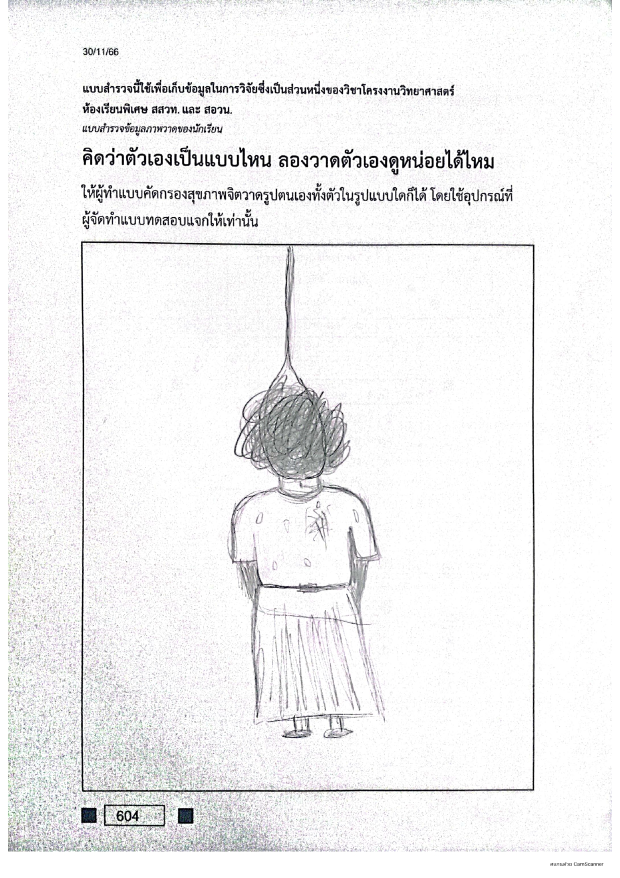
#> input picture 604_page-0001.jpg, 1240 x 1755 px, given in place of 2-5-drawing_page-0012.jpg, which was not available (shown at 1/2 size)
$ jupyter execute --allow-errors detect-test.ipynb
#> lines starting #> are read from the running program, lines starting #| are printed output that depends on the picture; after the words box and inside, x2 and y2 are one past the last pixel; in counts of white or black regions, pixels touching at a corner belong together; pictures that were not available may be replaced by others from this repository, and a replacement may not be noted
[cell 1]
import cv2
from matplotlib import pyplot as plt
import numpy as np
import imutils
import easyocr
from pathlib import Path
import pandas as pd
import os

[cell 2]
folder = Path(r"C:\Users\Acer\Documents\เอกสาร\GitHub\Sci-project-m5\Unprocessed-data\Saperate-part-img\No-depressed-head")
#> (the rest of this cell did not finish here and is left out)

#> (a cell that did not finish here is left out)

[cell 4]
path = r"C:\Users\Acer\Documents\เอกสาร\GitHub\Sci-project-m5\data\2-5\2-5-drawing_page-0012.jpg"

[cell 5]
img = cv2.imread(path, cv2.IMREAD_COLOR)
#> img is the input picture: shape (1755, 1240, 3); mean B, G, R 241.1, 240.6, 240.7
img = cv2.resize(img , (224, 224))
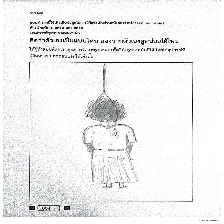
#> img: shape (224, 224, 3); mean B, G, R 241.1, 240.6, 240.7
print(img)
#> (printed output is left out)

[cell 6]
def cropped(img):
    gray = cv2.cvtColor(img, cv2.COLOR_BGR2GRAY)
    bfilter = cv2.bilateralFilter(gray, 15, 20, 20)
    edged = cv2.Canny(bfilter, 30, 200)
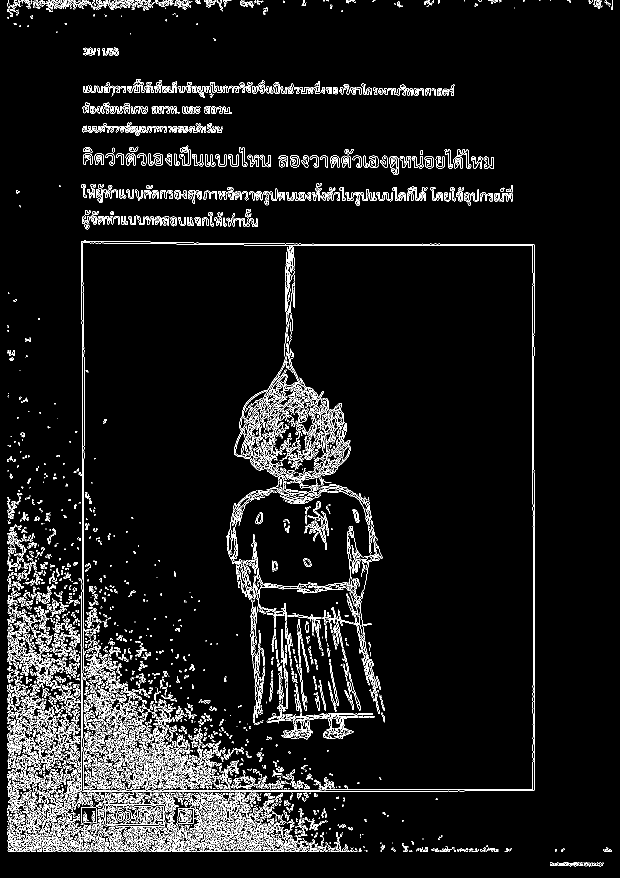
#> edged: shape (1755, 1240) (shown at 1/2 size); 6.2% white in thin lines or dots

    keypoint = cv2.findContours(edged.copy(), cv2.RETR_TREE, cv2.CHAIN_APPROX_SIMPLE)
#> keypoint = 8902 contours, 7688 with area under 20; largest, box (x1, y1, x2, y2) and area: (153, 480, 1070, 1586) 991108, (165, 485, 1067, 1581) 979766, (162, 482, 1070, 1585) 11223, (210, 1611, 328, 1651) 4333, (210, 1611, 328, 1651) 4298
    contours = imutils.grab_contours(keypoint)
#> contours has the same summary as keypoint
    contours = sorted(contours, key=cv2.contourArea, reverse=True)[:10]
#> contours = 10 contours; largest, box (x1, y1, x2, y2) and area: (153, 480, 1070, 1586) 991108, (165, 485, 1067, 1581) 979766, (162, 482, 1070, 1585) 11223, (210, 1611, 328, 1651) 4333, (210, 1611, 328, 1651) 4298

    mask = np.zeros(gray.shape, np.uint8)
    location = None

    for contour in contours:
        # print(i)
        approx = cv2.approxPolyDP(contour, 10, True)
        if len(approx) == 4:
            max_x = max(approx[:,:,1])
            min_x = min(approx[:,:,1])
            max_y = max(approx[:,:,0])
            min_y = min(approx[:,:,0])

            x_lenght = max_x-min_x
            y_lenght = max_y-min_y

            if x_lenght > 500 and y_lenght > 500:
                location = approx
                break
#> this loop made 1 pass
#> (max_x, min_x, max_y, min_y, x_lenght, y_lenght, location) on pass 1: ([1581], [483], [1068], [162], [1098], [906], [[162, 483], [163, 1581], [1068, 1580], [1068, 489]])

    if location is not None:
        new_image = cv2.drawContours(mask, [location], 0, 255, -1)
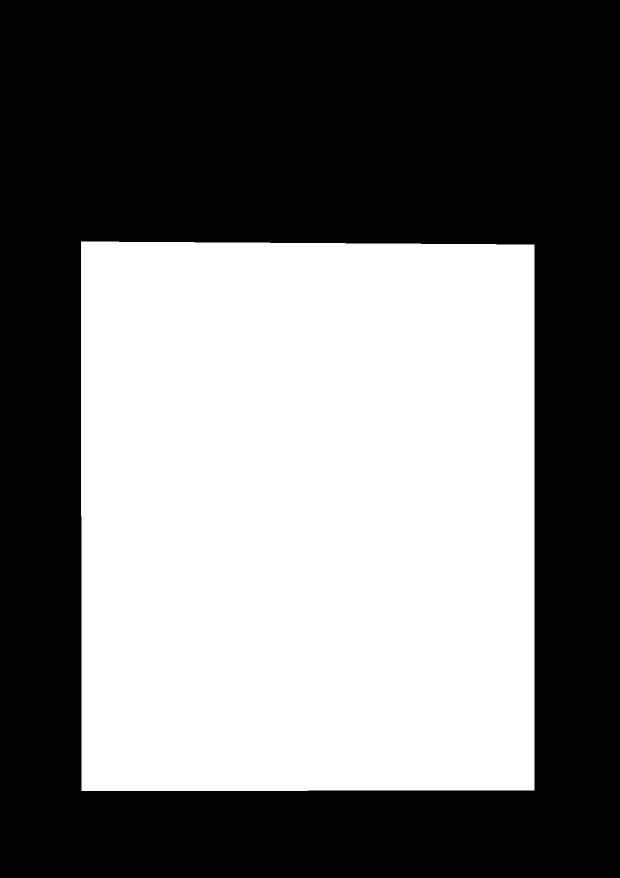
#> new_image: shape (1755, 1240) (shown at 1/2 size); 45.6% white; 1 white region, box (x1, y1, x2, y2) and area: (162, 483, 1069, 1582) 993070
        new_image = cv2.bitwise_and(img, img, mask=mask)
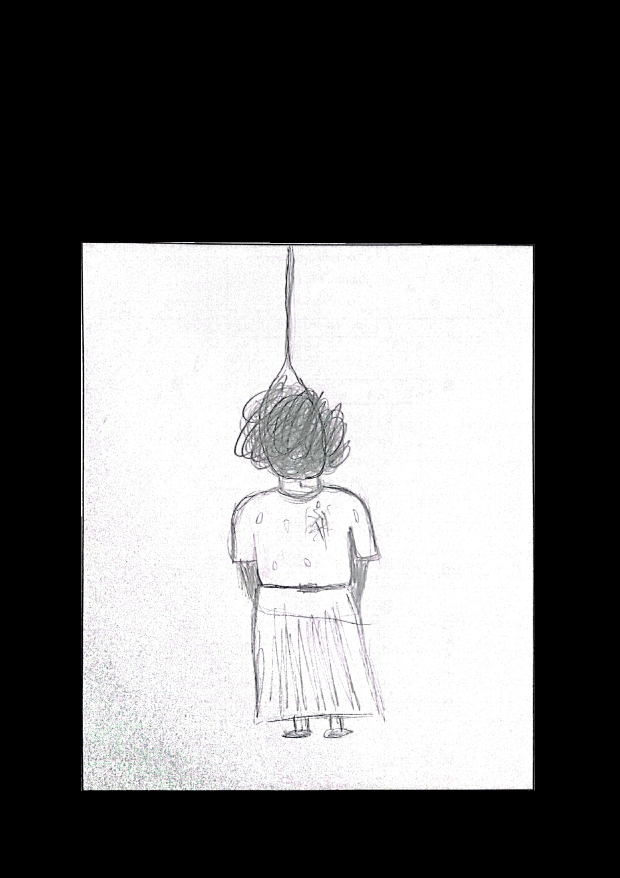
#> new_image: shape (1755, 1240, 3) (shown at 1/2 size); mean B, G, R 110, 109.8, 109.9

        (x, y) = np.where(mask==255)
        (x1, y1) = (np.min(x), np.min(y))
#> x1 = 483; y1 = 162
        (x2, y2) = (np.max(x), np.max(y))
#> x2 = 1581; y2 = 1068
        cropped_image = gray[x1:x2+1, y1:y2+1]
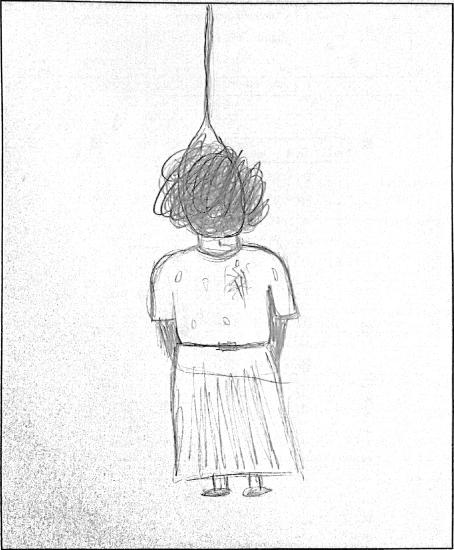
#> cropped_image: shape (1099, 907) (shown at 1/2 size); min 0, max 255, mean 240.6
        plt.imshow(cv2.cvtColor(cropped_image, cv2.COLOR_BGR2RGB))
        return cropped_image
    else:
        plt.imshow(cv2.cvtColor(gray, cv2.COLOR_BGR2RGB))
        return gray

[cell 7]
img = cv2.imread(path)
# cropped_img = cv2.cvtColor(img, cv2.COLOR_BGR2GRAY)
cropped_img = cropped(img)
plt.imshow(cv2.cvtColor(cropped_img, cv2.COLOR_BGR2RGB))
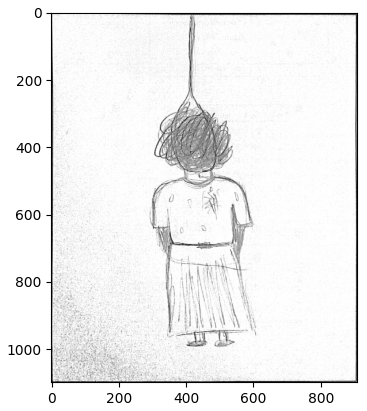
#> figure drawn by matplotlib, 1 panel

[cell 8]
cropped_img.shape
#> Out = (1099, 907)

[cell 9]
lower = 0  # Lower bound for the color you want to remove
upper = 235 # Upper bound for the color you want to remove

# Create a mask for the color range
mask = cv2.inRange(cropped_img, lower, upper)
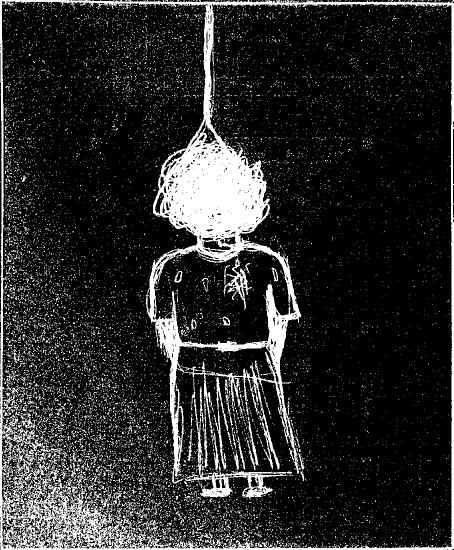
#> mask: shape (1099, 907) (shown at 1/2 size); 16.1% white; 14058 white regions (13790 under 20 px), largest, box (x1, y1, x2, y2) and area: (0, 0, 907, 1099) 100467, (370, 797, 577, 998) 4639, (447, 516, 504, 621) 1439

# Bitwise-and the mask with the original image
result = cv2.bitwise_and(cropped_img, cropped_img, mask=mask)
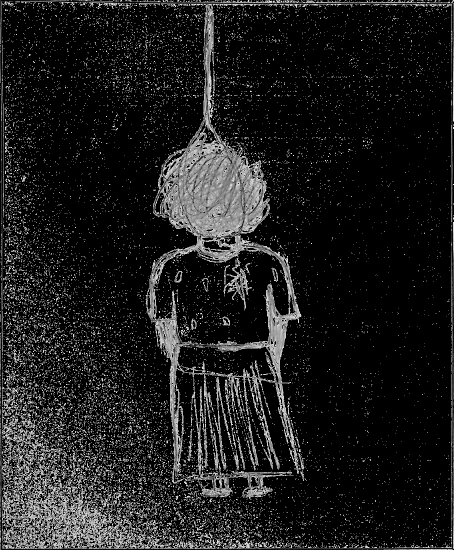
#> result: shape (1099, 907) (shown at 1/2 size); min 0, max 235, mean 28.9
plt.imshow(cv2.cvtColor(result, cv2.COLOR_BGR2RGB))
# cv2.imwrite('test-inrange-denoising.jpg', result)
cv2.imwrite(r'C:\Users\Acer\Documents\เอกสาร\GitHub\Sci-project-m5\data_label\No-Depressed\249.jpg', result)
#> Out = True

[cell 10]
h = 30

dst = cv2.fastNlMeansDenoising(cropped_img,h,21,7)
plt.imshow(cv2.cvtColor(dst, cv2.COLOR_BGR2RGB))
cv2.imwrite(f"test-denoising-{h}.jpg", dst)
cv2.imwrite("test.jpg", cropped_img)
#> Out = True

[cell 11]
gray = cv2.cvtColor(img, cv2.COLOR_BGR2GRAY)
plt.imshow(cv2.cvtColor(gray, cv2.COLOR_BGR2RGB))

bfilter = cv2.bilateralFilter(gray, 15, 50, 50)
edged = cv2.Canny(bfilter, 100, 200)
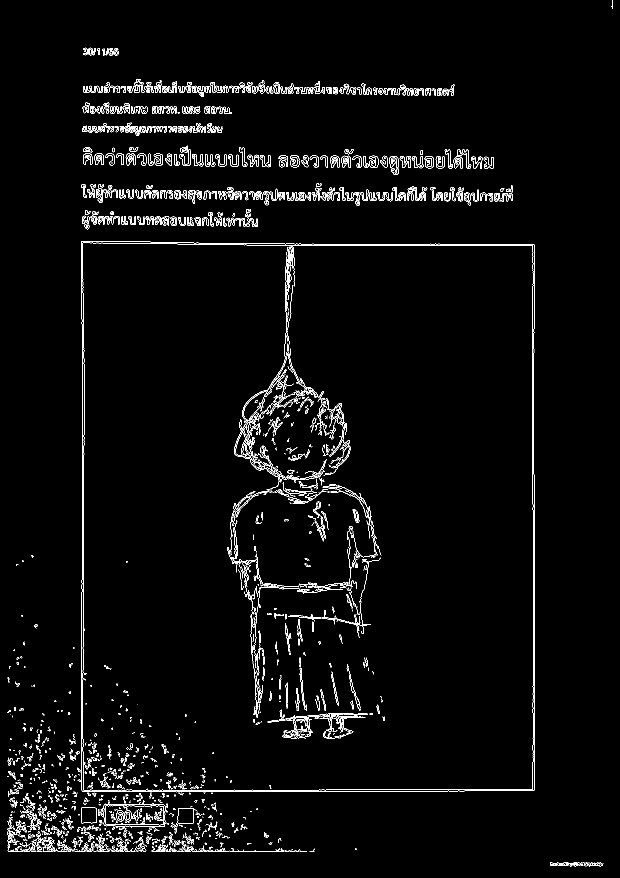
#> edged: shape (1755, 1240) (shown at 1/2 size); 2.7% white in thin lines or dots
plt.imshow(cv2.cvtColor(edged, cv2.COLOR_BGR2RGB))

keypoint = cv2.findContours(edged.copy(), cv2.RETR_TREE, cv2.CHAIN_APPROX_SIMPLE)
#> keypoint = 2583 contours, 1997 with area under 20; largest, box (x1, y1, x2, y2) and area: (162, 482, 1070, 1585) 990996, (162, 482, 1070, 1585) 990994, (165, 485, 1068, 1581) 980034, (165, 485, 1068, 1581) 980026, (201, 1606, 333, 1653) 4362
contours = imutils.grab_contours(keypoint)
#> contours has the same summary as keypoint
contours = sorted(contours, key=cv2.contourArea, reverse=True)[:20]
#> contours = 20 contours; largest, box (x1, y1, x2, y2) and area: (162, 482, 1070, 1585) 990996, (162, 482, 1070, 1585) 990994, (165, 485, 1068, 1581) 980034, (165, 485, 1068, 1581) 980026, (201, 1606, 333, 1653) 4362
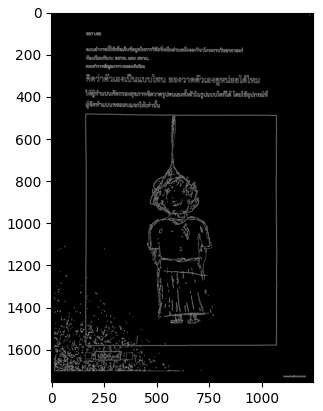
#> figure drawn by matplotlib, 1 panel

[cell 12]
location = None
i = 0
max_int = -1500

for contour in contours:
    i+=1
    print(i)
    epsilon = 0.02 * cv2.arcLength(contour, True)
    approx = cv2.approxPolyDP(contour, epsilon, True)
    if len(approx) == 4:
        # print(max(i[0]))
        # print("===========")
        max_x = max(approx[:,:,1])
        min_x = min(approx[:,:,1])
        max_y = max(approx[:,:,0])
        min_y = min(approx[:,:,0])
        wid = max_x - min_x
        hig = max_y - min_y

        print(approx)
        print(wid, " ", hig)
        print("++++++++++++++++++++++++++++++++")

        if wid > 25 and hig > 25:
            max_int = max_x
            location = approx
            print("-")
#> this loop made 20 passes
#> (epsilon, max_x, min_x, max_y, min_y, wid, hig, max_int) on passes 1, 2, 3, 4, 6, 9, 10, 11: (80.99, [1582], [483], [1068], [162], [1099], [906], [1582]), (80.96, [1582], [482], [1068], [164], [1100], [904], [1582]), (81.03, [1580], [485], [1065], [166], [1095], [899], [1580]), (81.6, [1579], [485], [1065], [166], [1094], [899], [1579]), (6.52, [1649], [1612], [327], [211], [37], [116], [1649]), (2.43, [1647], [1616], [386], [356], [31], [30], [1647]), (2.47, [1646], [1616], [193], [162], [30], [31], [1646]), (2.44, [1646], [1616], [193], [162], [30], [31], [1646])
#> epsilon on passes 5, 7, 8, 12, 13, 14: 21.26, 41.97, 2.74, 4.62, 4.13, 25.93
#> (printed output is left out)
#> after the loop, i = 20

[cell 13]
location = None
i = 0
mask = np.zeros(gray.shape, np.uint8)

#> (the rest of this cell did not finish here and is left out)

[cell 14]
plt.imshow(cv2.cvtColor(cropped_image, cv2.COLOR_BGR2RGB))

[cell 15]
mask = np.zeros(gray.shape, np.uint8)
new_image = cv2.drawContours(mask, [location], 0, 255, -1)
new_image = cv2.bitwise_and(img, img, mask=mask)

(x, y) = np.where(mask==255)
(x1, y1) = (np.min(x), np.min(y))
(x2, y2) = (np.max(x), np.max(y))
cropped_image = gray[x1:x2+1, y1:y2+1]

#> (the rest of this cell did not finish here and is left out)

[cell 16]
result[0][1]
#> Out = 5

$ run again, on kmeans-age-score.png
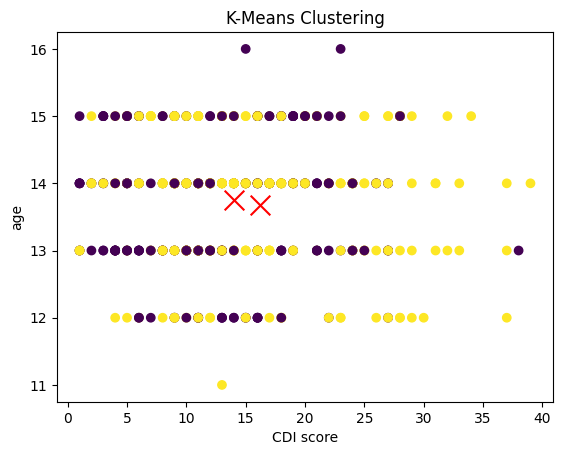
#> input picture kmeans-age-score.png, 563 x 455 px, given in place of 2-5-drawing_page-0012.jpg, which was not available
#> img is the input picture: shape (455, 563, 3); mean B, G, R 243.7, 246.6, 248.4
#> img: shape (224, 224, 3)
#> (printed output is left out)
#> in cropped, `edged = cv2.Canny(bfilter, 30, 200)`:
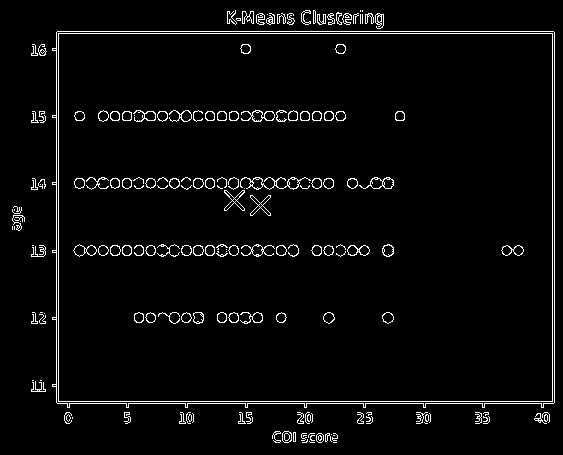
#> edged: shape (455, 563); 3.6% white in thin lines or dots
#> in cropped, `keypoint = cv2.findContours(edged.copy(), cv2.RETR_TREE, cv2.CHAIN_APP..`: keypoint = 361 contours, 190 with area under 20; largest, box (x1, y1, x2, y2) and area: (52, 31, 555, 408) 185389, (56, 31, 555, 408) 185317, (58, 33, 553, 402) 181792, (58, 33, 553, 402) 181790, (240, 177, 311, 190) 249
#> in cropped, `contours = imutils.grab_contours(keypoint)`: contours has the same summary as keypoint
#> in cropped, `contours = sorted(contours, key=cv2.contourArea, reverse=True)[:10]`: contours = 10 contours; largest, box (x1, y1, x2, y2) and area: (52, 31, 555, 408) 185389, (56, 31, 555, 408) 185317, (58, 33, 553, 402) 181792, (58, 33, 553, 402) 181790, (240, 177, 311, 190) 249
#> the loop in cropped, `for contour in contours:` made 10 passes
#> (approx, max_x, min_x, max_y, min_y, x_lenght, y_lenght) on passes 1 to 4: ([[56, 32], [57, 403], [554, 402], [553, 31]], [403], [31], [554], [56], [372], [498]), ([[56, 32], [553, 31], [554, 402], [57, 403]], [403], [31], [554], [56], [372], [498]), ([[58, 33], [58, 401], [552, 401], [552, 33]], [401], [33], [552], [58], [368], [494]), ([[58, 34], [551, 33], [552, 400], [59, 401]], [401], [33], [552], [58], [368], [494])
#> mask: shape (455, 563); 5.9% white; 171 white regions (1 under 20 px), largest, box (x1, y1, x2, y2) and area: (52, 31, 555, 408) 1849, (224, 190, 245, 211) 185, (250, 195, 271, 216) 185
#> `cv2.imwrite(r'C:\Users\Acer\Documents\เอกสาร\GitHub\Sci-project-m5\dat..`: Out = True
#> `keypoint = cv2.findContours(edged.copy(), cv2.RETR_TREE, cv2.CHAIN_APP..`: keypoint = 278 contours, 131 with area under 20; largest, box (x1, y1, x2, y2) and area: (52, 31, 555, 408) 185389, (56, 31, 555, 408) 185317, (58, 33, 553, 402) 181792, (58, 33, 553, 402) 181790, (347, 245, 370, 256) 155
#> `contours = imutils.grab_contours(keypoint)`: contours has the same summary as keypoint
#> `contours = sorted(contours, key=cv2.contourArea, reverse=True)[:20]`: contours = 20 contours; largest, box (x1, y1, x2, y2) and area: (52, 31, 555, 408) 185389, (56, 31, 555, 408) 185317, (58, 33, 553, 402) 181792, (58, 33, 553, 402) 181790, (347, 245, 370, 256) 155
#> the loop `for contour in contours:` made 20 passes
#> (epsilon, max_x, min_x, max_y, min_y, wid, hig, max_int) on passes 1 to 4: (36.8, [403], [31], [554], [56], [372], [498], [403]), (35.98, [403], [31], [554], [56], [372], [498], [403]), (34.48, [401], [33], [552], [58], [368], [494], [401]), (34.43, [401], [33], [552], [58], [368], [494], [401])
#> (printed output is left out)
#> after the loop `for contour in contours:`: i = 20
#> `result[0][1]`: Out = 0
